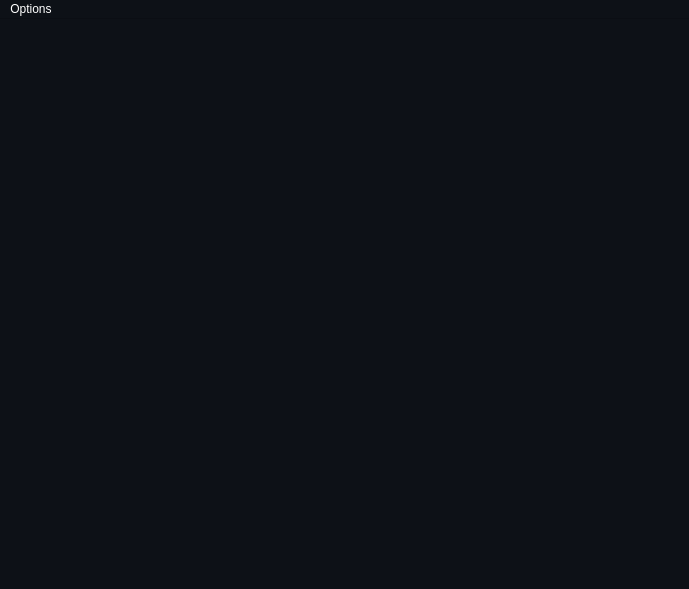
<?xml version="1.0" encoding="UTF-8"?>
<ui version="4.0">
 <class>MainWindow</class>
 <widget class="QMainWindow" name="MainWindow">
  <property name="geometry">
   <rect>
    <x>0</x>
    <y>0</y>
    <width>689</width>
    <height>589</height>
   </rect>
  </property>
  <property name="palette">
   <palette>
    <active>
     <colorrole role="WindowText">
      <brush brushstyle="SolidPattern">
       <color alpha="255">
        <red>255</red>
        <green>255</green>
        <blue>255</blue>
       </color>
      </brush>
     </colorrole>
     <colorrole role="Button">
      <brush brushstyle="SolidPattern">
       <color alpha="255">
        <red>13</red>
        <green>17</green>
        <blue>23</blue>
       </color>
      </brush>
     </colorrole>
     <colorrole role="Light">
      <brush brushstyle="SolidPattern">
       <color alpha="255">
        <red>19</red>
        <green>25</green>
        <blue>34</blue>
       </color>
      </brush>
     </colorrole>
     <colorrole role="Midlight">
      <brush brushstyle="SolidPattern">
       <color alpha="255">
        <red>16</red>
        <green>21</green>
        <blue>28</blue>
       </color>
      </brush>
     </colorrole>
     <colorrole role="Dark">
      <brush brushstyle="SolidPattern">
       <color alpha="255">
        <red>6</red>
        <green>8</green>
        <blue>11</blue>
       </color>
      </brush>
     </colorrole>
     <colorrole role="Mid">
      <brush brushstyle="SolidPattern">
       <color alpha="255">
        <red>9</red>
        <green>11</green>
        <blue>15</blue>
       </color>
      </brush>
     </colorrole>
     <colorrole role="Text">
      <brush brushstyle="SolidPattern">
       <color alpha="255">
        <red>255</red>
        <green>255</green>
        <blue>255</blue>
       </color>
      </brush>
     </colorrole>
     <colorrole role="BrightText">
      <brush brushstyle="SolidPattern">
       <color alpha="255">
        <red>255</red>
        <green>255</green>
        <blue>255</blue>
       </color>
      </brush>
     </colorrole>
     <colorrole role="ButtonText">
      <brush brushstyle="SolidPattern">
       <color alpha="255">
        <red>255</red>
        <green>255</green>
        <blue>255</blue>
       </color>
      </brush>
     </colorrole>
     <colorrole role="Base">
      <brush brushstyle="SolidPattern">
       <color alpha="255">
        <red>0</red>
        <green>0</green>
        <blue>0</blue>
       </color>
      </brush>
     </colorrole>
     <colorrole role="Window">
      <brush brushstyle="SolidPattern">
       <color alpha="255">
        <red>13</red>
        <green>17</green>
        <blue>23</blue>
       </color>
      </brush>
     </colorrole>
     <colorrole role="Shadow">
      <brush brushstyle="SolidPattern">
       <color alpha="255">
        <red>0</red>
        <green>0</green>
        <blue>0</blue>
       </color>
      </brush>
     </colorrole>
     <colorrole role="AlternateBase">
      <brush brushstyle="SolidPattern">
       <color alpha="255">
        <red>6</red>
        <green>8</green>
        <blue>11</blue>
       </color>
      </brush>
     </colorrole>
     <colorrole role="ToolTipBase">
      <brush brushstyle="SolidPattern">
       <color alpha="255">
        <red>255</red>
        <green>255</green>
        <blue>220</blue>
       </color>
      </brush>
     </colorrole>
     <colorrole role="ToolTipText">
      <brush brushstyle="SolidPattern">
       <color alpha="255">
        <red>0</red>
        <green>0</green>
        <blue>0</blue>
       </color>
      </brush>
     </colorrole>
     <colorrole role="PlaceholderText">
      <brush brushstyle="SolidPattern">
       <color alpha="128">
        <red>255</red>
        <green>255</green>
        <blue>255</blue>
       </color>
      </brush>
     </colorrole>
    </active>
    <inactive>
     <colorrole role="WindowText">
      <brush brushstyle="SolidPattern">
       <color alpha="255">
        <red>255</red>
        <green>255</green>
        <blue>255</blue>
       </color>
      </brush>
     </colorrole>
     <colorrole role="Button">
      <brush brushstyle="SolidPattern">
       <color alpha="255">
        <red>13</red>
        <green>17</green>
        <blue>23</blue>
       </color>
      </brush>
     </colorrole>
     <colorrole role="Light">
      <brush brushstyle="SolidPattern">
       <color alpha="255">
        <red>19</red>
        <green>25</green>
        <blue>34</blue>
       </color>
      </brush>
     </colorrole>
     <colorrole role="Midlight">
      <brush brushstyle="SolidPattern">
       <color alpha="255">
        <red>16</red>
        <green>21</green>
        <blue>28</blue>
       </color>
      </brush>
     </colorrole>
     <colorrole role="Dark">
      <brush brushstyle="SolidPattern">
       <color alpha="255">
        <red>6</red>
        <green>8</green>
        <blue>11</blue>
       </color>
      </brush>
     </colorrole>
     <colorrole role="Mid">
      <brush brushstyle="SolidPattern">
       <color alpha="255">
        <red>9</red>
        <green>11</green>
        <blue>15</blue>
       </color>
      </brush>
     </colorrole>
     <colorrole role="Text">
      <brush brushstyle="SolidPattern">
       <color alpha="255">
        <red>255</red>
        <green>255</green>
        <blue>255</blue>
       </color>
      </brush>
     </colorrole>
     <colorrole role="BrightText">
      <brush brushstyle="SolidPattern">
       <color alpha="255">
        <red>255</red>
        <green>255</green>
        <blue>255</blue>
       </color>
      </brush>
     </colorrole>
     <colorrole role="ButtonText">
      <brush brushstyle="SolidPattern">
       <color alpha="255">
        <red>255</red>
        <green>255</green>
        <blue>255</blue>
       </color>
      </brush>
     </colorrole>
     <colorrole role="Base">
      <brush brushstyle="SolidPattern">
       <color alpha="255">
        <red>0</red>
        <green>0</green>
        <blue>0</blue>
       </color>
      </brush>
     </colorrole>
     <colorrole role="Window">
      <brush brushstyle="SolidPattern">
       <color alpha="255">
        <red>13</red>
        <green>17</green>
        <blue>23</blue>
       </color>
      </brush>
     </colorrole>
     <colorrole role="Shadow">
      <brush brushstyle="SolidPattern">
       <color alpha="255">
        <red>0</red>
        <green>0</green>
        <blue>0</blue>
       </color>
      </brush>
     </colorrole>
     <colorrole role="AlternateBase">
      <brush brushstyle="SolidPattern">
       <color alpha="255">
        <red>6</red>
        <green>8</green>
        <blue>11</blue>
       </color>
      </brush>
     </colorrole>
     <colorrole role="ToolTipBase">
      <brush brushstyle="SolidPattern">
       <color alpha="255">
        <red>255</red>
        <green>255</green>
        <blue>220</blue>
       </color>
      </brush>
     </colorrole>
     <colorrole role="ToolTipText">
      <brush brushstyle="SolidPattern">
       <color alpha="255">
        <red>0</red>
        <green>0</green>
        <blue>0</blue>
       </color>
      </brush>
     </colorrole>
     <colorrole role="PlaceholderText">
      <brush brushstyle="SolidPattern">
       <color alpha="128">
        <red>255</red>
        <green>255</green>
        <blue>255</blue>
       </color>
      </brush>
     </colorrole>
    </inactive>
    <disabled>
     <colorrole role="WindowText">
      <brush brushstyle="SolidPattern">
       <color alpha="255">
        <red>6</red>
        <green>8</green>
        <blue>11</blue>
       </color>
      </brush>
     </colorrole>
     <colorrole role="Button">
      <brush brushstyle="SolidPattern">
       <color alpha="255">
        <red>13</red>
        <green>17</green>
        <blue>23</blue>
       </color>
      </brush>
     </colorrole>
     <colorrole role="Light">
      <brush brushstyle="SolidPattern">
       <color alpha="255">
        <red>19</red>
        <green>25</green>
        <blue>34</blue>
       </color>
      </brush>
     </colorrole>
     <colorrole role="Midlight">
      <brush brushstyle="SolidPattern">
       <color alpha="255">
        <red>16</red>
        <green>21</green>
        <blue>28</blue>
       </color>
      </brush>
     </colorrole>
     <colorrole role="Dark">
      <brush brushstyle="SolidPattern">
       <color alpha="255">
        <red>6</red>
        <green>8</green>
        <blue>11</blue>
       </color>
      </brush>
     </colorrole>
     <colorrole role="Mid">
      <brush brushstyle="SolidPattern">
       <color alpha="255">
        <red>9</red>
        <green>11</green>
        <blue>15</blue>
       </color>
      </brush>
     </colorrole>
     <colorrole role="Text">
      <brush brushstyle="SolidPattern">
       <color alpha="255">
        <red>6</red>
        <green>8</green>
        <blue>11</blue>
       </color>
      </brush>
     </colorrole>
     <colorrole role="BrightText">
      <brush brushstyle="SolidPattern">
       <color alpha="255">
        <red>255</red>
        <green>255</green>
        <blue>255</blue>
       </color>
      </brush>
     </colorrole>
     <colorrole role="ButtonText">
      <brush brushstyle="SolidPattern">
       <color alpha="255">
        <red>6</red>
        <green>8</green>
        <blue>11</blue>
       </color>
      </brush>
     </colorrole>
     <colorrole role="Base">
      <brush brushstyle="SolidPattern">
       <color alpha="255">
        <red>13</red>
        <green>17</green>
        <blue>23</blue>
       </color>
      </brush>
     </colorrole>
     <colorrole role="Window">
      <brush brushstyle="SolidPattern">
       <color alpha="255">
        <red>13</red>
        <green>17</green>
        <blue>23</blue>
       </color>
      </brush>
     </colorrole>
     <colorrole role="Shadow">
      <brush brushstyle="SolidPattern">
       <color alpha="255">
        <red>0</red>
        <green>0</green>
        <blue>0</blue>
       </color>
      </brush>
     </colorrole>
     <colorrole role="AlternateBase">
      <brush brushstyle="SolidPattern">
       <color alpha="255">
        <red>13</red>
        <green>17</green>
        <blue>23</blue>
       </color>
      </brush>
     </colorrole>
     <colorrole role="ToolTipBase">
      <brush brushstyle="SolidPattern">
       <color alpha="255">
        <red>255</red>
        <green>255</green>
        <blue>220</blue>
       </color>
      </brush>
     </colorrole>
     <colorrole role="ToolTipText">
      <brush brushstyle="SolidPattern">
       <color alpha="255">
        <red>0</red>
        <green>0</green>
        <blue>0</blue>
       </color>
      </brush>
     </colorrole>
     <colorrole role="PlaceholderText">
      <brush brushstyle="SolidPattern">
       <color alpha="128">
        <red>255</red>
        <green>255</green>
        <blue>255</blue>
       </color>
      </brush>
     </colorrole>
    </disabled>
   </palette>
  </property>
  <property name="windowTitle">
   <string>occt widget</string>
  </property>
  <widget class="QWidget" name="centralwidget">
   <layout class="QGridLayout" name="gridLayout"/>
  </widget>
  <widget class="QMenuBar" name="menubar">
   <property name="geometry">
    <rect>
     <x>0</x>
     <y>0</y>
     <width>689</width>
     <height>20</height>
    </rect>
   </property>
   <property name="palette">
    <palette>
     <active>
      <colorrole role="ToolTipText">
       <brush brushstyle="SolidPattern">
        <color alpha="255">
         <red>255</red>
         <green>255</green>
         <blue>255</blue>
        </color>
       </brush>
      </colorrole>
     </active>
     <inactive>
      <colorrole role="ToolTipText">
       <brush brushstyle="SolidPattern">
        <color alpha="255">
         <red>255</red>
         <green>255</green>
         <blue>255</blue>
        </color>
       </brush>
      </colorrole>
     </inactive>
     <disabled>
      <colorrole role="ToolTipText">
       <brush brushstyle="SolidPattern">
        <color alpha="255">
         <red>255</red>
         <green>255</green>
         <blue>255</blue>
        </color>
       </brush>
      </colorrole>
     </disabled>
    </palette>
   </property>
   <widget class="QMenu" name="menuView">
    <property name="title">
     <string>Options</string>
    </property>
    <widget class="QMenu" name="menuview">
     <property name="autoFillBackground">
      <bool>true</bool>
     </property>
     <property name="title">
      <string>view</string>
     </property>
     <widget class="QMenu" name="menushow_boundary">
      <property name="title">
       <string>boundary</string>
      </property>
      <addaction name="actionboundary_show"/>
      <addaction name="actionboundary_hide"/>
     </widget>
     <widget class="QMenu" name="menusolid">
      <property name="title">
       <string>solid</string>
      </property>
      <addaction name="actionwireframe"/>
      <addaction name="actionshaded"/>
     </widget>
     <widget class="QMenu" name="menumodel">
      <property name="title">
       <string>model</string>
      </property>
      <addaction name="actionorthographic"/>
      <addaction name="actionperspective"/>
     </widget>
     <widget class="QMenu" name="menucube">
      <property name="title">
       <string>cube</string>
      </property>
      <addaction name="actioncube_hide"/>
      <addaction name="actioncube_show"/>
     </widget>
     <addaction name="menusolid"/>
     <addaction name="menushow_boundary"/>
     <addaction name="menumodel"/>
     <addaction name="menucube"/>
    </widget>
    <addaction name="menuview"/>
   </widget>
   <addaction name="menuView"/>
  </widget>
  <action name="actionboundary_show">
   <property name="text">
    <string>boundary show</string>
   </property>
  </action>
  <action name="actionboundary_hide">
   <property name="text">
    <string>boundary hide</string>
   </property>
  </action>
  <action name="actionwireframe">
   <property name="text">
    <string>wireframe</string>
   </property>
  </action>
  <action name="actionshaded">
   <property name="text">
    <string>shaded</string>
   </property>
  </action>
  <action name="actionorthographic">
   <property name="text">
    <string>orthographic</string>
   </property>
  </action>
  <action name="actionperspective">
   <property name="text">
    <string>perspective</string>
   </property>
  </action>
  <action name="actioncube_hide">
   <property name="text">
    <string>cube hide</string>
   </property>
  </action>
  <action name="actioncube_show">
   <property name="text">
    <string>cube show</string>
   </property>
  </action>
 </widget>
 <resources/>
 <connections/>
</ui>
